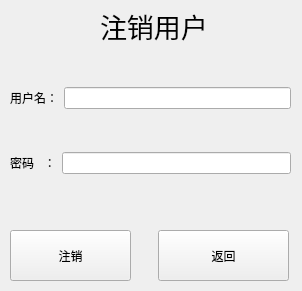
<?xml version="1.0" encoding="UTF-8"?>
<ui version="4.0">
 <class>CDelete</class>
 <widget class="QWidget" name="CDelete">
  <property name="geometry">
   <rect>
    <x>0</x>
    <y>0</y>
    <width>302</width>
    <height>291</height>
   </rect>
  </property>
  <property name="windowTitle">
   <string>Form</string>
  </property>
  <widget class="QLabel" name="label">
   <property name="geometry">
    <rect>
     <x>100</x>
     <y>10</y>
     <width>111</width>
     <height>31</height>
    </rect>
   </property>
   <property name="font">
    <font>
     <pointsize>20</pointsize>
    </font>
   </property>
   <property name="text">
    <string>注销用户</string>
   </property>
  </widget>
  <widget class="QWidget" name="verticalLayoutWidget">
   <property name="geometry">
    <rect>
     <x>10</x>
     <y>50</y>
     <width>281</width>
     <height>161</height>
    </rect>
   </property>
   <layout class="QVBoxLayout" name="verticalLayout_2">
    <item>
     <layout class="QHBoxLayout" name="horizontalLayout">
      <item>
       <widget class="QLabel" name="label_2">
        <property name="text">
         <string>用户名：</string>
        </property>
       </widget>
      </item>
      <item>
       <widget class="QLineEdit" name="Delete_Username"/>
      </item>
     </layout>
    </item>
    <item>
     <layout class="QHBoxLayout" name="horizontalLayout_2">
      <item>
       <widget class="QLabel" name="label_3">
        <property name="text">
         <string>密码   ：</string>
        </property>
       </widget>
      </item>
      <item>
       <widget class="QLineEdit" name="Delete_Password"/>
      </item>
     </layout>
    </item>
   </layout>
  </widget>
  <widget class="QPushButton" name="Button_ok">
   <property name="geometry">
    <rect>
     <x>10</x>
     <y>230</y>
     <width>121</width>
     <height>51</height>
    </rect>
   </property>
   <property name="text">
    <string>注销</string>
   </property>
  </widget>
  <widget class="QPushButton" name="Button_Back">
   <property name="geometry">
    <rect>
     <x>158</x>
     <y>230</y>
     <width>131</width>
     <height>51</height>
    </rect>
   </property>
   <property name="text">
    <string>返回</string>
   </property>
  </widget>
 </widget>
 <resources/>
 <connections/>
</ui>
